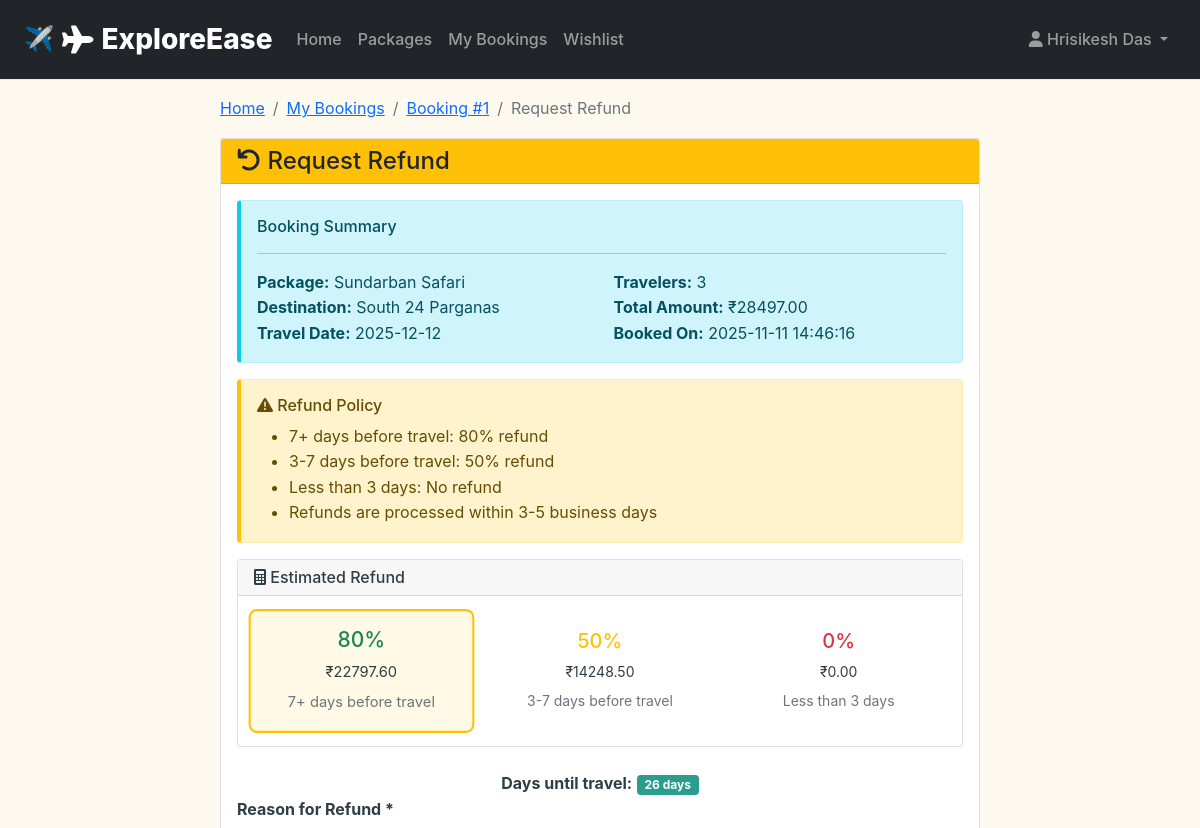
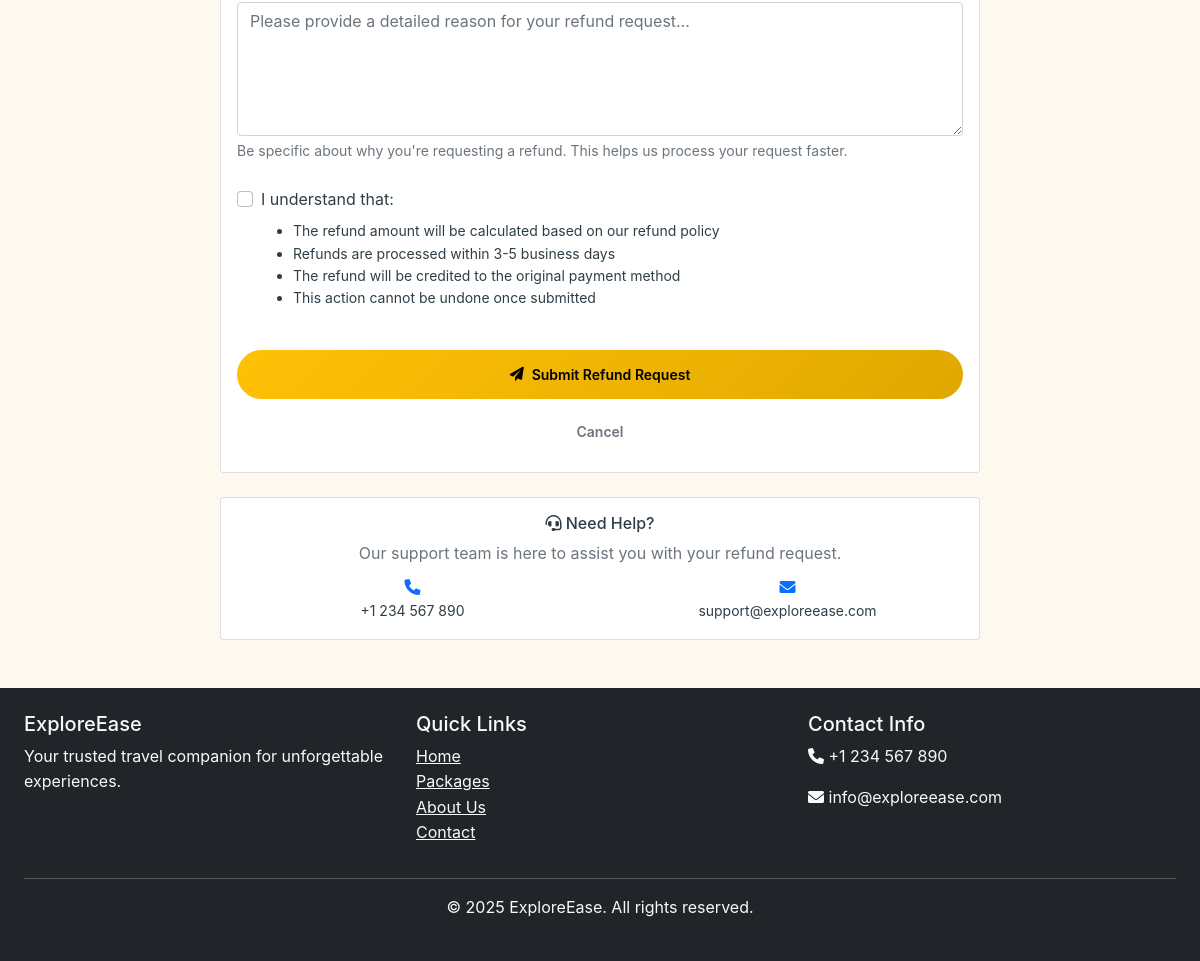
/booking/refund/1 (signed in), run on the app's committed database (2 pictures, top to bottom).
### tables this page shows
CREATE TABLE users
                 (id INTEGER PRIMARY KEY AUTOINCREMENT,
                  name TEXT NOT NULL,
                  email TEXT UNIQUE NOT NULL,
                  password TEXT NOT NULL,
                  is_admin BOOLEAN DEFAULT FALSE,
                  created_at DATETIME DEFAULT CURRENT_TIMESTAMP);

CREATE TABLE bookings
                     (id INTEGER PRIMARY KEY AUTOINCREMENT,
                      user_id INTEGER NOT NULL,
                      package_id INTEGER NOT NULL,
                      guests INTEGER DEFAULT 1,
                      travelers INTEGER DEFAULT 1,
                      total_price REAL DEFAULT 0.0,  
                      total_cost REAL DEFAULT 0.0,  
                      amount REAL DEFAULT 0.0,       
                      price REAL DEFAULT 0.0,        
                      booking_date DATETIME DEFAULT CURRENT_TIMESTAMP,
                      booked_on DATETIME DEFAULT CURRENT_TIMESTAMP,
                      travel_date DATETIME DEFAULT CURRENT_TIMESTAMP,
                      status TEXT DEFAULT 'confirmed',
                      payment_status TEXT DEFAULT 'pending',
                      created_at DATETIME DEFAULT CURRENT_TIMESTAMP,
                      updated_at DATETIME DEFAULT CURRENT_TIMESTAMP, refund_amount REAL DEFAULT 0.0,
                      FOREIGN KEY (user_id) REFERENCES users(id),
                      FOREIGN KEY (package_id) REFERENCES packages(id));

CREATE TABLE packages
                 (id INTEGER PRIMARY KEY AUTOINCREMENT,
                  name TEXT NOT NULL,
                  destination TEXT NOT NULL,
                  category TEXT NOT NULL,
                  duration TEXT NOT NULL,
                  price REAL NOT NULL,
                  rating REAL NOT NULL,
                  latitude REAL NOT NULL,
                  longitude REAL NOT NULL,
                  description TEXT NOT NULL,
                  image TEXT NOT NULL,
                  region TEXT NOT NULL,
                  itinerary TEXT NOT NULL,
                  inclusions TEXT NOT NULL,
                  available_slots INTEGER DEFAULT 50,
                  is_active BOOLEAN DEFAULT TRUE,
                  created_at DATETIME DEFAULT CURRENT_TIMESTAMP);

### app.py (the view, shortened to what this page needs)
@app.route('/booking/refund/<int:booking_id>', methods=['GET', 'POST'])
@login_required
def request_refund(booking_id):
    conn = sqlite3.connect('database.db')
    c = conn.cursor()
    try:
        c.execute("PRAGMA table_info(bookings)")
        columns = [col[1] for col in c.fetchall()]
        if 'refund_amount' not in columns:
            c.execute("ALTER TABLE bookings ADD COLUMN refund_amount REAL DEFAULT 0.0")
            conn.commit()
    except Exception as e:
        print(f"Error ensuring refund_amount column: {e}")
    c.execute('''SELECT
                 b.id, b.user_id, b.package_id, b.travel_date, b.guests,
                 b.total_price, b.status, b.payment_status, b.booking_date,
                 p.name as package_name, p.destination, p.duration
                 FROM bookings b
                 JOIN packages p ON b.package_id = p.id
                 WHERE b.id = ? AND b.user_id = ?''', (booking_id, current_user.id))
    booking_tuple = c.fetchone()
    if not booking_tuple:
        flash('Booking not found!', 'error')
        conn.close()
        return redirect(url_for('my_bookings'))
    booking_dict = {
        'id': booking_tuple[0],
        'user_id': booking_tuple[1],
        'package_id': booking_tuple[2],
        'travel_date': safe_format_date(booking_tuple[3]),
        'guests': booking_tuple[4],
        'total_price': float(booking_tuple[5]) if booking_tuple[5] else 0.0,
        'status': booking_tuple[6],
        'payment_status': booking_tuple[7],
        'booking_date': safe_format_date(booking_tuple[8]),
        'package_name': booking_tuple[9],
        'destination': booking_tuple[10],
        'duration': booking_tuple[11]
    }
    conn.close()
    return render_template('refund_request.html', booking=booking_dict)

### templates/refund_request.html (shortened to what this page needs)
{% extends "base.html" %}
{% block content %}
<div class="container mt-4">
    <div class="row justify-content-center">
        <div class="col-lg-8">
            <nav aria-label="breadcrumb">
                <ol class="breadcrumb">
                    <li class="breadcrumb-item"><a href="{{ url_for('index') }}">Home</a></li>
                    <li class="breadcrumb-item"><a href="{{ url_for('my_bookings') }}">My Bookings</a></li>
                    <li class="breadcrumb-item"><a href="{{ url_for('booking_details', booking_id=booking.id) }}">Booking #{{ booking.id }}</a></li>
                    <li class="breadcrumb-item active">Request Refund</li>
                </ol>
            </nav>
            <div class="card">
                <div class="card-header bg-warning text-dark">
                    <h4 class="mb-0"><i class="fas fa-undo"></i> Request Refund</h4>
                </div>
                <div class="card-body">
                    <div class="alert alert-info">
                        <h6 class="alert-heading">Booking Summary</h6>
                        <hr>
                        <div class="row">
                            <div class="col-md-6">
                                <strong>Package:</strong> {{ booking.package_name }}<br>
                                <strong>Destination:</strong> {{ booking.destination }}<br>
                                <strong>Travel Date:</strong> {{ booking.travel_date }}
                            </div>
                            <div class="col-md-6">
                                <strong>Travelers:</strong> {{ booking.guests }}<br>
                                <strong>Total Amount:</strong> ₹{{ "%.2f"|format(booking.total_price) }}<br>
                                <strong>Booked On:</strong> {{ booking.booking_date }}
                            </div>
                        </div>
                    </div>
                    <div class="alert alert-warning">
                        <h6><i class="fas fa-exclamation-triangle"></i> Refund Policy</h6>
                        <ul class="mb-0">
                            <li>7+ days before travel: 80% refund</li>
                            <li>3-7 days before travel: 50% refund</li>
                            <li>Less than 3 days: No refund</li>
                            <li>Refunds are processed within 3-5 business days</li>
                        </ul>
                    </div>
                    <div class="card mb-4">
                        <div class="card-header">
                            <h6 class="mb-0"><i class="fas fa-calculator"></i> Estimated Refund</h6>
                        </div>
                        <div class="card-body">
                            <div class="row text-center">
                                <div class="col-md-4">
                                    <div class="refund-option">
                                        <h5 class="text-success">80%</h5>
                                        <p class="small mb-1">₹{{ "%.2f"|format(booking.total_price * 0.8) }}</p>
                                        <small class="text-muted">7+ days before travel</small>
                                    </div>
                                </div>
                                <div class="col-md-4">
                                    <div class="refund-option">
                                        <h5 class="text-warning">50%</h5>
                                        <p class="small mb-1">₹{{ "%.2f"|format(booking.total_price * 0.5) }}</p>
                                        <small class="text-muted">3-7 days before travel</small>
                                    </div>
                                </div>
                                <div class="col-md-4">
                                    <div class="refund-option">
                                        <h5 class="text-danger">0%</h5>
                                        <p class="small mb-1">₹0.00</p>
                                        <small class="text-muted">Less than 3 days</small>
                                    </div>
                                </div>
                            </div>
                        </div>
                    </div>
                    <form method="POST" action="{{ url_for('request_refund', booking_id=booking.id) }}">
                        <div class="mb-4">
                            <label for="reason" class="form-label fw-bold">Reason for Refund *</label>
                            <textarea class="form-control" id="reason" name="reason" rows="5"
                                      placeholder="Please provide a detailed reason for your refund request..."
                                      required></textarea>
                            <div class="form-text">
                                Be specific about why you're requesting a refund. This helps us process your request faster.
                            </div>
                        </div>
                        <div class="mb-4">
                            <div class="form-check">
                                <input class="form-check-input" type="checkbox" id="acknowledge" required>
                                <label class="form-check-label" for="acknowledge">
                                    I understand that:
                                    <ul class="small mt-2">
                                        <li>The refund amount will be calculated based on our refund policy</li>
                                        <li>Refunds are processed within 3-5 business days</li>
                                        <li>The refund will be credited to the original payment method</li>
                                        <li>This action cannot be undone once submitted</li>
                                    </ul>
                                </label>
                            </div>
                        </div>
                        <div class="d-grid gap-2">
                            <button type="submit" class="btn btn-warning btn-lg">
                                <i class="fas fa-paper-plane"></i> Submit Refund Request
                            </button>
                            <a href="{{ url_for('booking_details', booking_id=booking.id) }}"
                               class="btn btn-outline-secondary">
                                Cancel
                            </a>
                        </div>
                    </form>
                </div>
            </div>
            <div class="card mt-4">
                <div class="card-body text-center">
                    <h6><i class="fas fa-headset"></i> Need Help?</h6>
                    <p class="text-muted mb-2">Our support team is here to assist you with your refund request.</p>
                    <div class="row">
                        <div class="col-md-6">
                            <i class="fas fa-phone text-primary"></i>
                            <p class="small mb-0">+1 234 567 890</p>
                        </div>
                        <div class="col-md-6">
                            <i class="fas fa-envelope text-primary"></i>
                            <p class="small mb-0">support@exploreease.com</p>
                        </div>
                    </div>
                </div>
            </div>
        </div>
    </div>
</div>
{% endblock %}

### templates/base.html (shortened to what this page needs)
<!DOCTYPE html>
<html lang="en">
<head>
    <link href="https://cdn.jsdelivr.net/npm/bootstrap@5.1.3/dist/css/bootstrap.min.css" rel="stylesheet">
    <link rel="stylesheet" href="https://cdnjs.cloudflare.com/ajax/libs/font-awesome/6.0.0/css/all.min.css">
    <link rel="stylesheet" href="{{ url_for('static', filename='css/style.css') }}?v=1.1">
</head>
<body>
    <nav class="navbar navbar-expand-lg navbar-dark bg-dark">
        <div class="container">
            <a class="navbar-brand" href="{% if current_user.is_authenticated and current_user.is_admin %}{{ url_for('admin') }}{% else %}{{ url_for('index') }}{% endif %}">
                <i class="fas fa-plane"></i> ExploreEase
            </a>
            <div class="collapse navbar-collapse" id="navbarNav">
                <ul class="navbar-nav me-auto">
                    {% if current_user.is_authenticated %}
                        {% if current_user.is_admin %}
                            <li class="nav-item">
                                <a class="nav-link" href="{{ url_for('admin') }}">
                                    <i class="fas fa-tachometer-alt"></i> Dashboard
                                </a>
                            </li>
                            <li class="nav-item">
                                <a class="nav-link" href="{{ url_for('admin_packages') }}">
                                    <i class="fas fa-box"></i> Manage Packages
                                </a>
                            </li>
                            <li class="nav-item">
                                <a class="nav-link" href="{{ url_for('admin_refunds') }}">
                                    <i class="fas fa-undo"></i> Refund Requests
                                </a>
                            </li>
                            <li class="nav-item">
                                <a class="nav-link" href="{{ url_for('admin_users') }}">
                                    <i class="fas fa-users"></i> Manage Users
                                </a>
                            </li>
                        {% else %}
                            <li class="nav-item">
                                <a class="nav-link" href="{{ url_for('index') }}">Home</a>
                            </li>
                            <li class="nav-item">
                                <a class="nav-link" href="{{ url_for('packages') }}">Packages</a>
                            </li>
                            <li class="nav-item">
                                <a class="nav-link" href="{{ url_for('my_bookings') }}">My Bookings</a>
                            </li>
                            <li class="nav-item">
                                <a class="nav-link" href="{{ url_for('view_wishlist') }}">Wishlist</a>
                            </li>
                        {% endif %}
                    {% endif %}
                </ul>
                <ul class="navbar-nav">
                    {% if current_user.is_authenticated %}
                    <li class="nav-item dropdown">
                        <a class="nav-link dropdown-toggle" href="#" id="userDropdown" role="button" data-bs-toggle="dropdown">
                            <i class="fas fa-user"></i> {{ current_user.name }}
                        </a>
                    </li>
                    {% endif %}
                </ul>
            </div>
        </div>
    </nav>
    <main>
        {% block content %}{% endblock %}
    </main>
    <footer class="bg-dark text-light mt-5">
        <div class="container py-4">
            <div class="row">
                <div class="col-md-4">
                    <h5>ExploreEase</h5>
                    <p>Your trusted travel companion for unforgettable experiences.</p>
                </div>
                <div class="col-md-4">
                    <h5>Quick Links</h5>
                    <ul class="list-unstyled">
                        <li><a href="{{ url_for('index') }}" class="text-light">Home</a></li>
                        <li><a href="{{ url_for('packages') }}" class="text-light">Packages</a></li>
                        <li><a href="#" class="text-light">About Us</a></li>
                        <li><a href="#" class="text-light">Contact</a></li>
                    </ul>
                </div>
                <div class="col-md-4">
                    <h5>Contact Info</h5>
                    <p><i class="fas fa-phone"></i> +1 234 567 890</p>
                    <p><i class="fas fa-envelope"></i> info@exploreease.com</p>
                </div>
            </div>
            <hr>
            <div class="text-center">
                <p>&copy; {{ current_year }} ExploreEase. All rights reserved.</p>
            </div>
        </div>
    </footer>
</body>
</html>

### data on the page
users: name "Hrisikesh Das"
bookings: id "1", travel_date "2025-12-12", guests "3", total_price "28497.00", booking_date "2025-11-11 14:46:16", booking.total_price*0.8 "22797.60", booking.total_price*0.5 "14248.50"
packages: package_name "Sundarban Safari", destination "South 24 Parganas"
